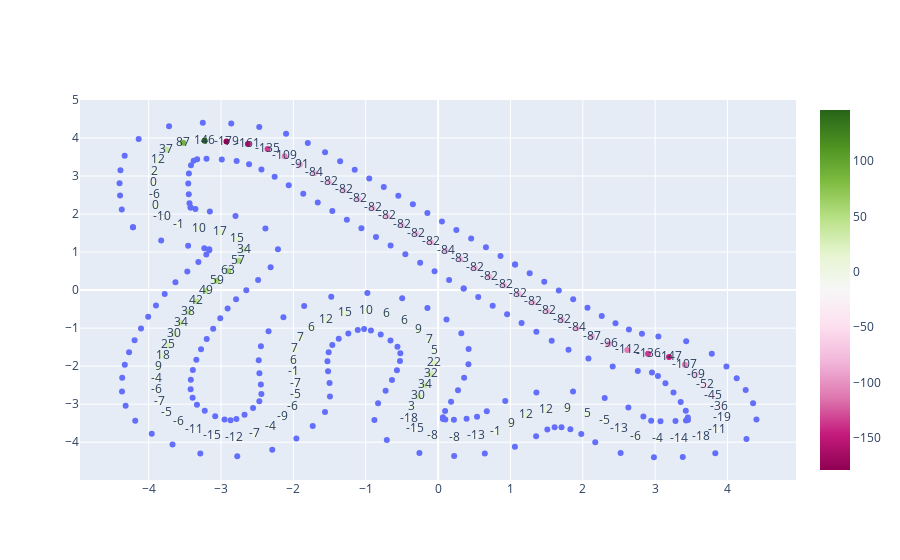

Notebook code for this chart:
### Code cell
import plotly.graph_objects as go

rounded = df.copy()
rounded['angle'] = df['angle'].round()
fig1 = px.scatter(rounded, x="x", y="y", color="angle", text="angle",width=1000, height=1000)
fig2 = px.scatter(inner_limits_df, x="x", y="y", width=1000, height=1000)
fig3 = px.scatter(outer_border_df, x="x", y="y", width=1000, height=1000)
all_fig = go.Figure(data=fig1.data + fig2.data + fig3.data)

all_fig.show()
